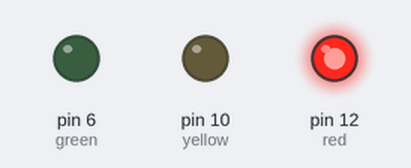
A sketch run on a simulated Arduino Uno, built with avr-gcc and run on an emulated ATmega328P. Shown: output pins drawn as LEDs (lit = HIGH).

Above: at 1.0 s.
At 3.2 s:
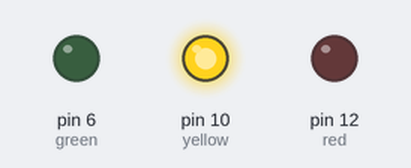
At 6.0 s:
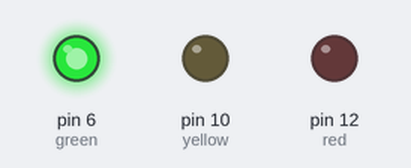
Timing chart, 0 to 8.1 s (numbered marks = the images above):
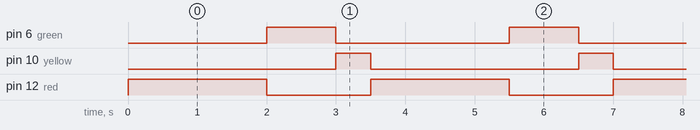

The sketch:

semaforo.ino
```cpp
// C++ code
//

int red = 12;
int yellow = 10;
int green = 6;

//função executada somente uma vez
void setup()
{
  pinMode(red, OUTPUT);  //define as saídas digitais
  pinMode(yellow, OUTPUT);
  pinMode(green, OUTPUT);
}

void loop()
{
  digitalWrite(red, HIGH);
  delay(2000);
  digitalWrite(red, LOW);
  digitalWrite(green, HIGH);
  delay(1000);
  digitalWrite(green, LOW);
  digitalWrite(yellow, HIGH);
  delay(500);
  digitalWrite(yellow, LOW);
}
```

acender-led.c
```cpp
// C++ code
//

int led = 5;

//função executada somente uma vez
void setup()
{
  pinMode(led, OUTPUT); //a porta do led 5 é uma saída digital
}

void loop()
{
  digitalWrite(led, HIGH); //nivel logico alto na porta do led, acender o led
  digitalWrite(led, LOW); //nivel logico baixo na porta do led, apaga


}
```

Measured:
- by itself, pin 6 (green): alternates HIGH for 1.0 s and LOW for 2.5 s
- by itself, pin 10 (yellow): alternates HIGH for 0.50 s and LOW for 3.0 s
- by itself, pin 12 (red): alternates HIGH for 2.0 s and LOW for 1.5 s
